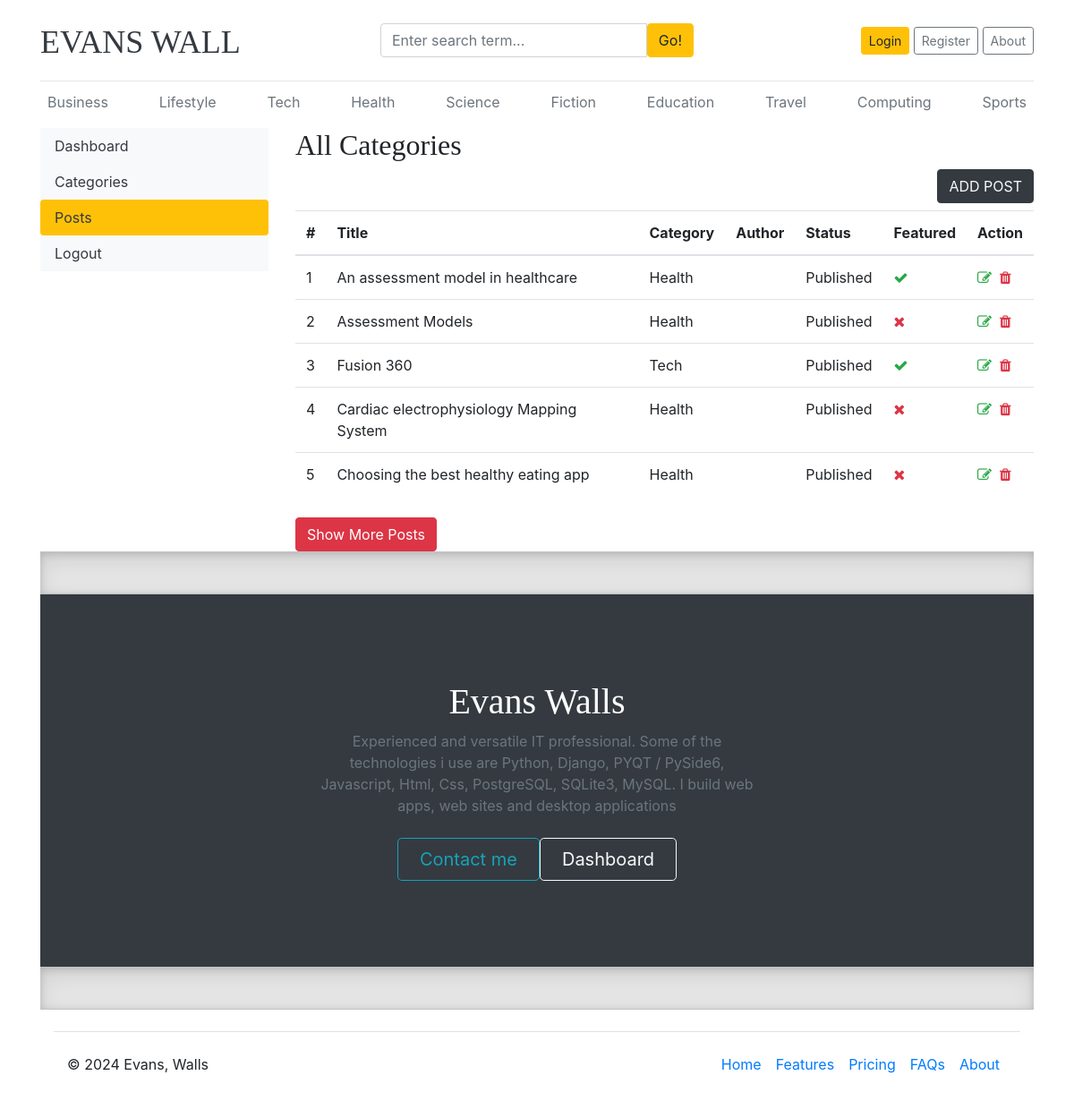
Screenshot of /CMS/dashboard/allpost/post with the database file from the repository.
### blogs/models.py (models this page shows, shortened)
class Category(models.Model):
    category_name = models.CharField(max_length = 50, unique=True)
    category_decription = models.CharField(max_length = 150, unique=True, null=True)
    created_at = models.DateTimeField(auto_now_add =True)
    updated_at = models.DateTimeField(auto_now_add =True)
    class Meta:
        verbose_name_plural = 'Categories'
    def __str__(self):
        return self.category_name

class blog(models.Model):
    title = models.CharField(max_length = 48)
    slug = models.SlugField(max_length = 150, unique = True, blank = True)
    b_category = models.ForeignKey(Category, on_delete = models.CASCADE)
    author = models.ForeignKey(User, on_delete = models.CASCADE)
    featured_image = models.ImageField(upload_to='uploads/%Y/%m/%d', blank=True)
    short_description = models.TextField(max_length = 500)
    blog_body = RichTextField(blank=True, null=True)
    video = models.FileField(upload_to='videos/%Y/%m/%d', blank=True, null=True)
    status = models.CharField(max_length = 20, choices = STATUS_CHOICES, default='Draft')
    is_featured = models.BooleanField(default = False)
    created_at = models.DateTimeField(auto_now_add =True)
    updated_at = models.DateTimeField(auto_now_add =True)
    class Meta:
        verbose_name_plural = 'Blogs'

### Dashboards/views.py (the view)
# urls.py: path('allpost/post', views.post, name='post'),
def post(request):
    thepost = blog.objects.all()
    data = {
        'thepost': thepost,
    }
    return render(request, 'Dash/post.html', data)

### blogs/context_processors.py (called while the page is built)
def get_categories(request):
    categories = Category.objects.all().order_by('-updated_at')
    return dict(categories=categories)

def get_social_links(request):
    social_links = SocialLink.objects.all()
    return dict(social_links=social_links)

def get_about(request):
    theabout = About.objects.all()
    return dict(theabout=theabout)

### templates/Dash/post.html (shortened to what this page needs)
{% extends 'base.html' %}
{% block content %}
<div class="row">
        {% include 'Dash/dashsidebar.html' %}
        <div class="col-md-9">
            <h2>All Categories</h2>
            <a href="{% url 'Addpost' %}" class="btn btn-dark text-light float-right mb-2">ADD POST</a>
            <table class="table table-hover">
              <thead>
                  <tr>
                      <th>#</th>
                      <th>Title</th>
                      <th>Category</th>
                      <th>Author</th>
                      <th>Status</th>
                      <th>Featured</th>
                      <th>Action</th>
                  </tr>
              </thead>
              <tbody>
                  {% for post in thepost %}
                      <tr class="post-row" {% if forloop.counter > 5 %} style="display: none;" {% endif %}>
                          <td>{{ forloop.counter }}</td>
                          <td>{{ post.title }}</td>
                          <td>{{ post.b_category }}</td>
                          <td>{{ post.Author }}</td>
                          <td>{{ post.status }}</td>
                          <td>{% if post.is_featured %}<i class="fa fa-check text-success"></i>{% else %}<i class="fa fa-times text-danger"></i>{% endif %}</td>
                          <td>
                              <a href="{% url 'editPost' post.id %}"><i class="fa fa-edit text-success"></i></a>&nbsp;
                              <a href="{% url 'deletepost' post.id %}" onclick="return confirmDelete();"><i class="fa fa-trash text-danger"></i></a>
                          </td>
                      </tr>
                  {% endfor %}
              </tbody>
          </table>
          <button id="expand-posts-btn" class="btn btn-danger mt-2">Show More Posts</button>
                  </div>
            </div>
{% endblock%}

### templates/base.html (shortened to what this page needs)
{% load static %}
<!DOCTYPE html>
<html lang="en">
<head>
    <link href="https://getbootstrap.com/docs/4.0/dist/css/bootstrap.min.css" rel="stylesheet">
    <link href="{% static 'css/blog.css' %}" rel="stylesheet">
    <link href="{% static 'css/footer.css' %}" rel="stylesheet">
    <link rel="stylesheet" href="https://cdnjs.cloudflare.com/ajax/libs/font-awesome/4.7.0/css/font-awesome.min.css">
  </head>
<body>
    <div class="container">
      <header class="blog-header py-3">
        <div class="row flex-nowrap justify-content-between align-items-center">
          <div class="col-4 pt-1">
            <a class="blog-header-logo text-dark" href="/">EVANS WALL</a>
          </div>
          <div class="col-4">
            <form action="{% url 'search' %}" method="GET">
              <div class="input-group">
                <input class="form-control" type="text" name="keyword" value="{{thesearchterm}}" placeholder="Enter search term..." aria-label="Enter search term..." aria-describedby="button-search" />
                <button type="submit" class="btn btn-warning" id="button-search">Go!</button>
              </div>
          </form>
          </div>
          <div class="col-4 d-flex justify-content-end align-items-center">
            {% if not user.is_authenticated %}
            <a class="btn btn-sm btn-warning" href="{% url 'login' %}">Login</a> &nbsp;
            <a class="btn btn-sm btn-outline-secondary" href="{% url 'register' %}">Register</a>&nbsp;
            <a class="btn btn-sm btn-outline-secondary" href="{% url 'about' %}">About</a>
            {% endif %}
          </div>
        </div>
      </header>
      <div class="nav-scroller py-1 mb-2">
        <nav class="nav d-flex justify-content-between">
          {% if categories %}
                {% for category in categories %}
                    <a class="p-2 text-muted" href="{% url 'post_by_category' category.id %}">{{ category.category_name }}</a>
                {% endfor %}
                {% else %}
                    <a class="p-2 text-muted" href="#">No Categories</a>
          {% endif %}
        </nav>
      </div>
            {% block content %}
            {% endblock %}
            <div class="b-example-divider"></div>
            <div class="bg-dark text-secondary px-4 py-5 text-center">
              <div class="py-5">
                <h1 class="display-5 fw-bold text-white">Evans Walls</h1>
                <div class="col-lg-6 mx-auto">
                  <p class="fs-5 mb-4">Experienced and versatile IT professional. Some of the technologies i use are  Python, Django, PYQT / PySide6, Javascript, Html, Css, PostgreSQL, SQLite3, MySQL. I build web apps, web sites and desktop applications</p>
                  <div class="d-grid gap-2 d-sm-flex justify-content-sm-center">
                    <a href="{% url 'about' %}" type="button" class="btn btn-outline-info btn-lg px-4 me-sm-3 fw-bold">Contact me</a>
                    <a href="{% url 'dashboards' %}" button type="button" class="btn btn-outline-light btn-lg px-4">Dashboard</a>
                  </div>
                </div>
              </div>
            </div>
            <div class="b-example-divider mb-0"></div>
<div class="container">
    <footer class="d-flex flex-wrap justify-content-between align-items-center py-3 my-4 border-top">
      <p class="col-md-4 mb-0 text-body-secondary">&copy; 2024 Evans, Walls</p>
      <a href="/" class="col-md-4 d-flex align-items-center justify-content-center mb-3 mb-md-0 me-md-auto link-body-emphasis text-decoration-none">
        <svg class="bi me-2" width="40" height="32"><use xlink:href="#bootstrap"/></svg>
      </a>
      <ul class="nav col-md-4 justify-content-end">
        <li class="nav-item"><a href="#" class="nav-link px-2 text-body-secondary">Home</a></li>
        <li class="nav-item"><a href="#" class="nav-link px-2 text-body-secondary">Features</a></li>
        <li class="nav-item"><a href="#" class="nav-link px-2 text-body-secondary">Pricing</a></li>
        <li class="nav-item"><a href="#" class="nav-link px-2 text-body-secondary">FAQs</a></li>
        <li class="nav-item"><a href="{% url 'about' %}" class="nav-link px-2 text-body-secondary">About</a></li>
      </ul>
    </footer>
  </div>
  </body>
</html>

### static/css/blog.css (style rules this page uses)
.blog-header { border-bottom: 1px solid #e5e5e5; }
.blog-header-logo { font-family: "Playfair Display", Georgia, "Times New Roman", serif; font-size: 2.25rem; }
h1, h2, h3, h4, h5, h6 { font-family: "Playfair Display", Georgia, "Times New Roman", serif; }

### static/css/footer.css (style rules this page uses)
.b-example-divider { width: 100%; height: 3rem; background-color: rgba(0, 0, 0, .1); border: solid rgba(0, 0, 0, .15); border-width: 1px 0; box-shadow: inset 0 .5em 1.5em rgba(0, 0, 0, .1), inset 0 .125em .5em rgba(0, 0, 0, .15); }
.bi { vertical-align: -.125em; fill: currentColor; }
.nav-scroller { position: relative; z-index: 2; height: 2.75rem; overflow-y: hidden; }
.nav-scroller .nav { display: flex; flex-wrap: nowrap; padding-bottom: 1rem; margin-top: -1px; overflow-x: auto; text-align: center; white-space: nowrap; -webkit-overflow-scrolling: touch; }

### rows the page displays
Category: category_name "Business"
Category: category_name "Lifestyle"
Category: category_name "Tech"
Category: category_name "Health"
Category: category_name "Science"
Category: category_name "Fiction"
Category: category_name "Education"
Category: category_name "Travel"
Category: category_name "Computing"
Category: category_name "Sports"
blog: title "An assessment model in healthcare", b_category "Health", status "Published", is_featured True (drawn)
blog: title "Assessment Models", b_category "Health", status "Published", is_featured False (drawn)
blog: title "Fusion 360", b_category "Tech", status "Published", is_featured True (drawn)
blog: title "Cardiac electrophysiology Mapping System", b_category "Health", status "Published", is_featured False (drawn)
blog: title "Choosing the best healthy eating app", b_category "Health", status "Published", is_featured False (drawn)
